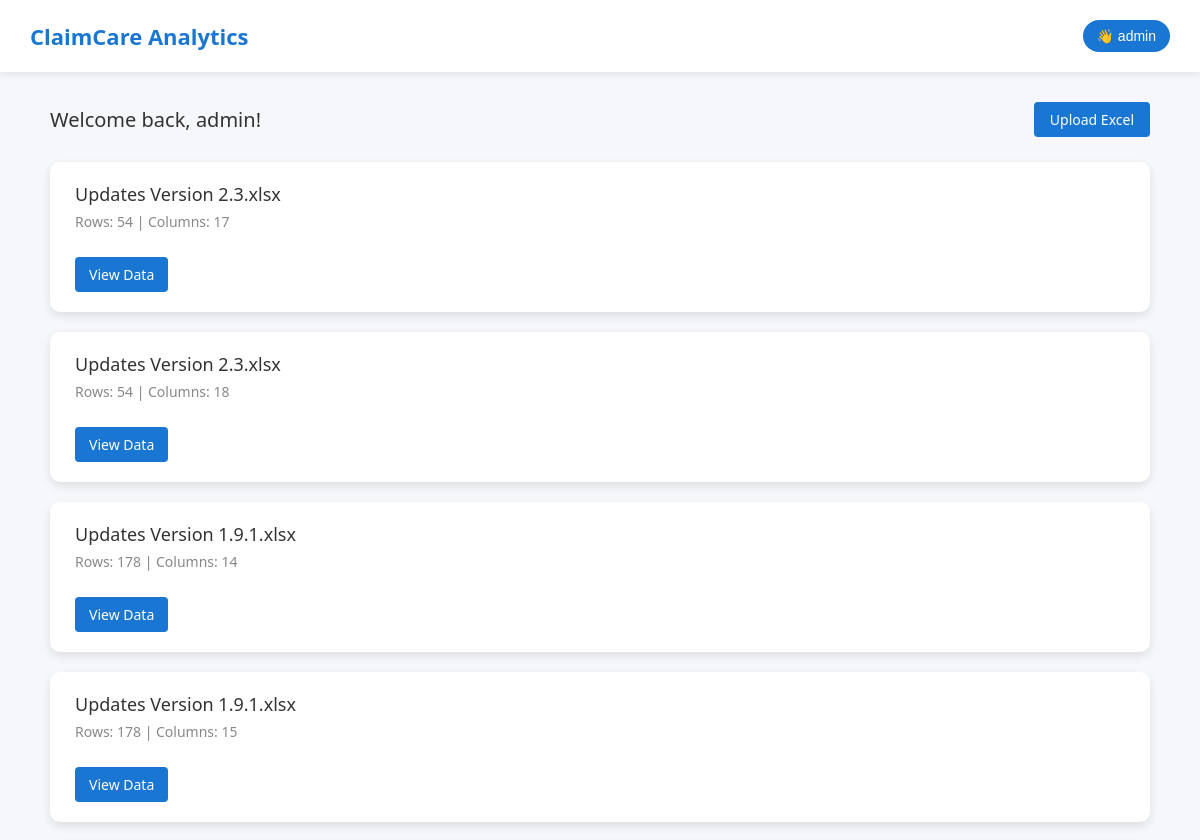
Before: / (signed in, upper part) with the older database file.
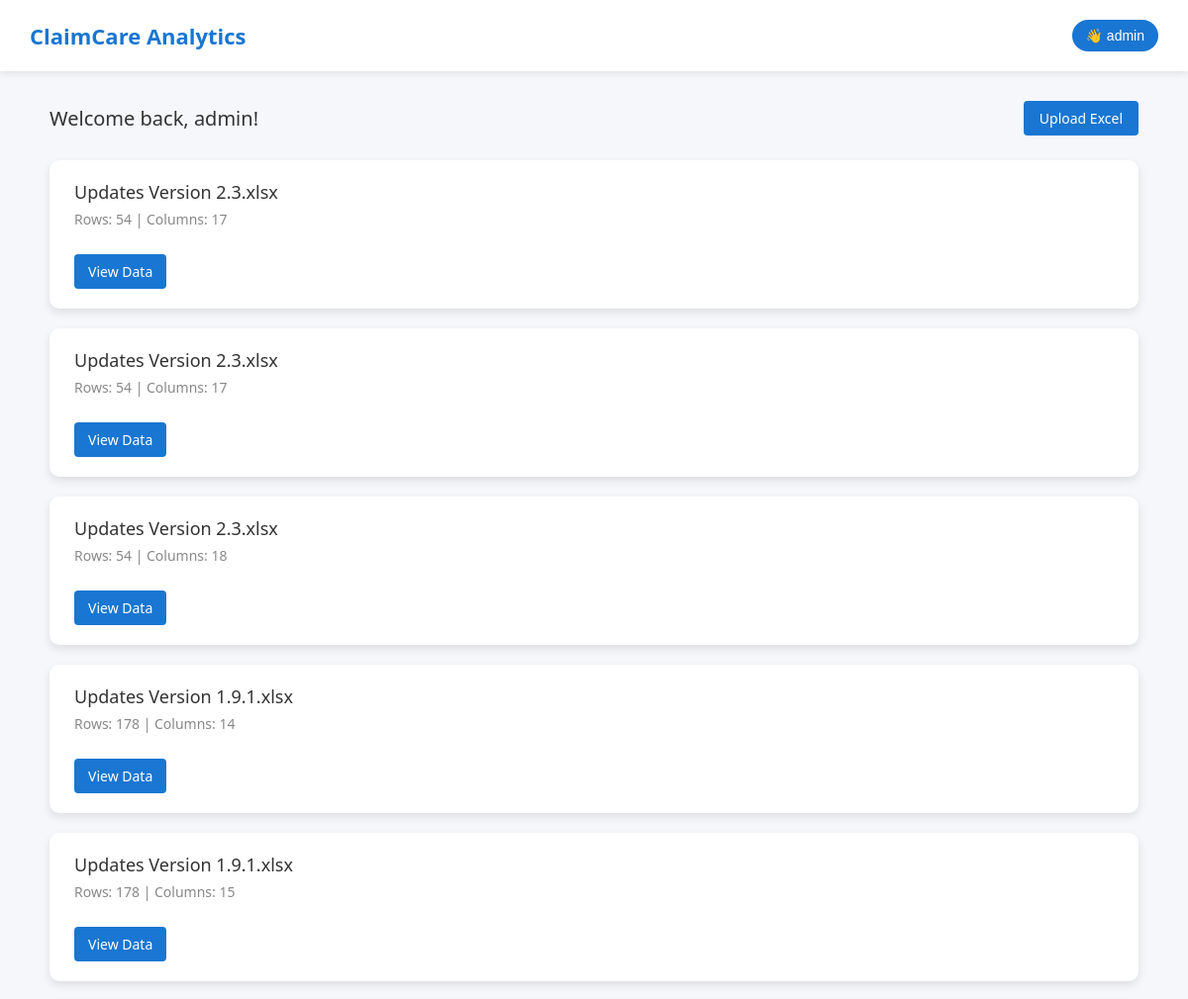
After: the same page with the newer database file.
### rcm_app/models.py (models this page shows, shortened)
class ExcelUpload(models.Model):
    uploaded_at = models.DateTimeField(auto_now_add=True)
    file_name = models.CharField(max_length=255)
    row_count = models.PositiveIntegerField()
    columns = models.JSONField()

### rcm_app/views.py (the view)
# urls.py: 2. Add a URL to urlpatterns:  path('', views.home, name='home')
@login_required
def home(request):
    uploads = ExcelUpload.objects.all().order_by('-uploaded_at')
    return render(request, 'home.html', {'uploads': uploads})

### templates/home.html (shortened to what this page needs)
<!DOCTYPE html>
<html lang="en">
<head>
</head>
<body>
<header>
  <div class="logo">ClaimCare Analytics</div>
  <div class="user-area">
    <button class="user-name" onclick="toggleDropdown()">
      👋 {{ request.user.first_name|default:request.user.username }}
    </button>
  </div>
</header>
<div class="container">
  <div class="greeting-area">
    <div class="greeting">Welcome back, {{ request.user.first_name|default:request.user.username }}!</div>
    <a href="{% url 'rcm_app:upload_excel' %}" class="upload-btn">Upload Excel</a>
  </div>
  {% if uploads %}
    {% for upload in uploads %}
      <div class="card">
        <p class="card-title">{{ upload.file_name }}</p>
        <p class="card-meta">Rows: {{ upload.row_count }} | Columns: {{ upload.columns|length }}</p>
        <a href="{% url 'rcm_app:view_data' upload.id %}" class="btn">View Data</a>
      </div>
    {% endfor %}
  {% else %}
    <div class="empty-state">
      <p>No files uploaded yet.</p>
      <a href="{% url 'rcm_app:upload_excel' %}" class="btn">Upload Your First File</a>
    </div>
  {% endif %}
</div>
</body>
</html>

Changed rows visible on the page:
added ExcelUpload: file_name "Updates Version 2.3.xlsx", row_count "54", columns|length "17"
